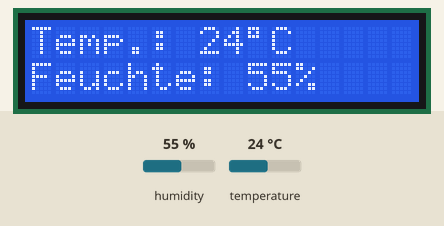
The sketch below on a simulated Arduino Uno, built with avr-gcc and run on an emulated ATmega328P. On the bench: 16×2 character LCD. The test bench sets the inputs (shaded band); at power-on: humidity 55 %, temperature 24 °C.

Above: at 1.7 s.
1.8 s: humidity set to 22 %
At 3.6 s:
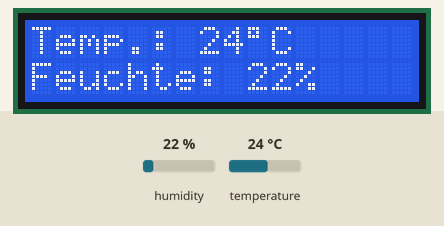
4.6 s: temperature set to 12 °C
At 5.7 s:
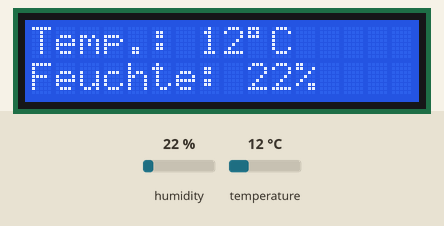
7.4 s: humidity set to 40 %
At 10.0 s:
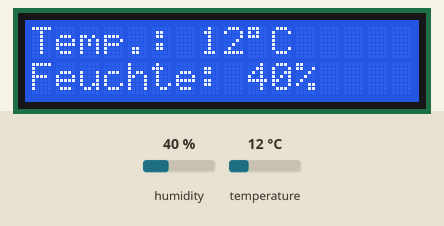
10.5 s: temperature set to 19 °C
At 12.2 s:
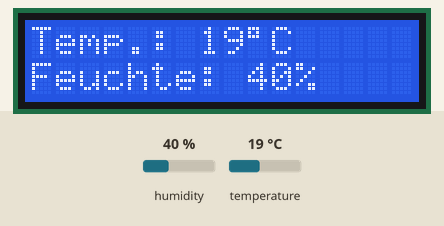
Timing chart, 0 to 13.7 s (numbered marks = the images above; inputs shaded):
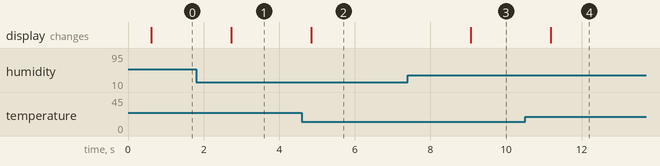

Measured:
- after the input at 1.8 s, the display: changes after 0.92 s (image 1)
- after the input at 4.6 s, the display: changes after 0.24 s (image 2)
- after the input at 7.4 s, the display: changes after 1.7 s (image 3)
- after the input at 10.5 s, the display: changes after 0.69 s (image 4)

The sketch:

Temperatur___Luftfeuchtigkeit_auf_einem_LCD-Display.ino
```cpp
#include <LiquidCrystal_I2C.h>
#include <Wire.h>
#include <DHT.h>

LiquidCrystal_I2C lcd(0x27, 16, 2);   //Hier wird festgelegt um was für einen Display es sich handelt. In diesem Fall einer mit 16 Zeichen in 2 Zeilen.


#define DHTPIN 8
#define DHTTYPE DHT11

// DHT sensor
DHT dht(DHTPIN, DHTTYPE);

void setup() {
lcd.begin(); //Im Setup wird der LCD gestartet
dht.begin(); //Im Setup wird der DHT11 gestartet
delay(500);
}

void loop() {
  // put your main code here, to run repeatedly:
int humidity_data = (int)dht.readHumidity();
int temperature_data = (int)dht.readTemperature();
lcd.setCursor(0,0); //Ab hier kann das I2C LCD Modul genau wie das einfache LCD Modul programmiert werden.
lcd.print("Temp.: ");
lcd.print(temperature_data); // lcd.print um etwas auf dem Display anzeigen zu lassen
lcd.print("\337C");
lcd.setCursor(0,1);  // lcd.setCursor um Zeichen und Zeile anzugeben
lcd.print("Feuchte: ");
lcd.print(humidity_data);
lcd.print("%");
delay(500);

}
```
